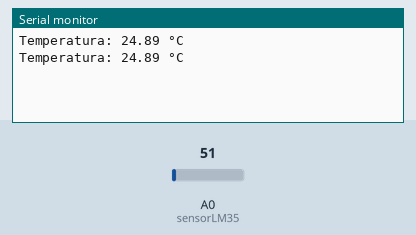
A sketch run on a simulated Arduino Uno, built with avr-gcc and run on an emulated ATmega328P. Parts: the last lines printed to the serial monitor. The test bench sets the inputs (shaded band); at power-on: A0 (sensorLM35) = 51.

Above: at 1.8 s.
1.9 s: A0 (sensorLM35) set to 61
At 2.8 s:
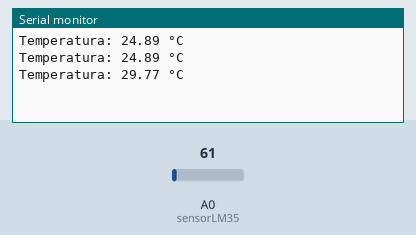
3.4 s: A0 (sensorLM35) set to 71
At 4.5 s:
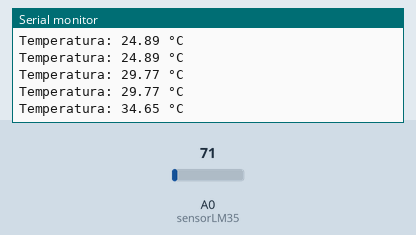
Timing chart, 0 to 6.4 s (numbered marks = the images above; inputs shaded):
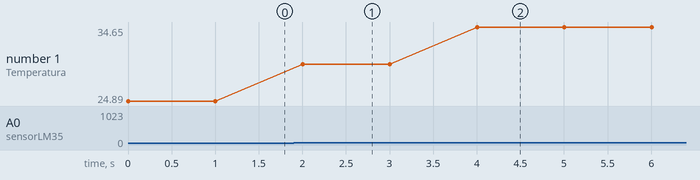

Measured:
- after the input at 1.9 s, the serial monitor: prints a new line after 0.10 s (image 1)
- after the input at 3.4 s, the serial monitor: prints a new line after 0.60 s (image 2)
- plotted number 1: 24.89 → 29.77 after the input at 1.9 s, 29.77 → 34.65 after the input at 3.4 s

The sketch:

Temperatura.ino
```cpp
const int sensorLM35 = A0;  // Sensor LM35 conectado en A0
float temperatura;          // Variable para la temperatura

void setup() {
  Serial.begin(9600);       // Inicializar comunicación serial
}

void loop() {
  int valor = analogRead(sensorLM35);          // Leer valor analógico del sensor
  float voltaje = valor * 0.00488;             // Convertir a voltios (5V/1024)
  temperatura = voltaje * 100;                  // Convertir a grados Celsius

  Serial.print("Temperatura: ");
  Serial.print(temperatura);
  Serial.println(" °C");

  delay(1000);                                  // Esperar 1 segundo
}
```
